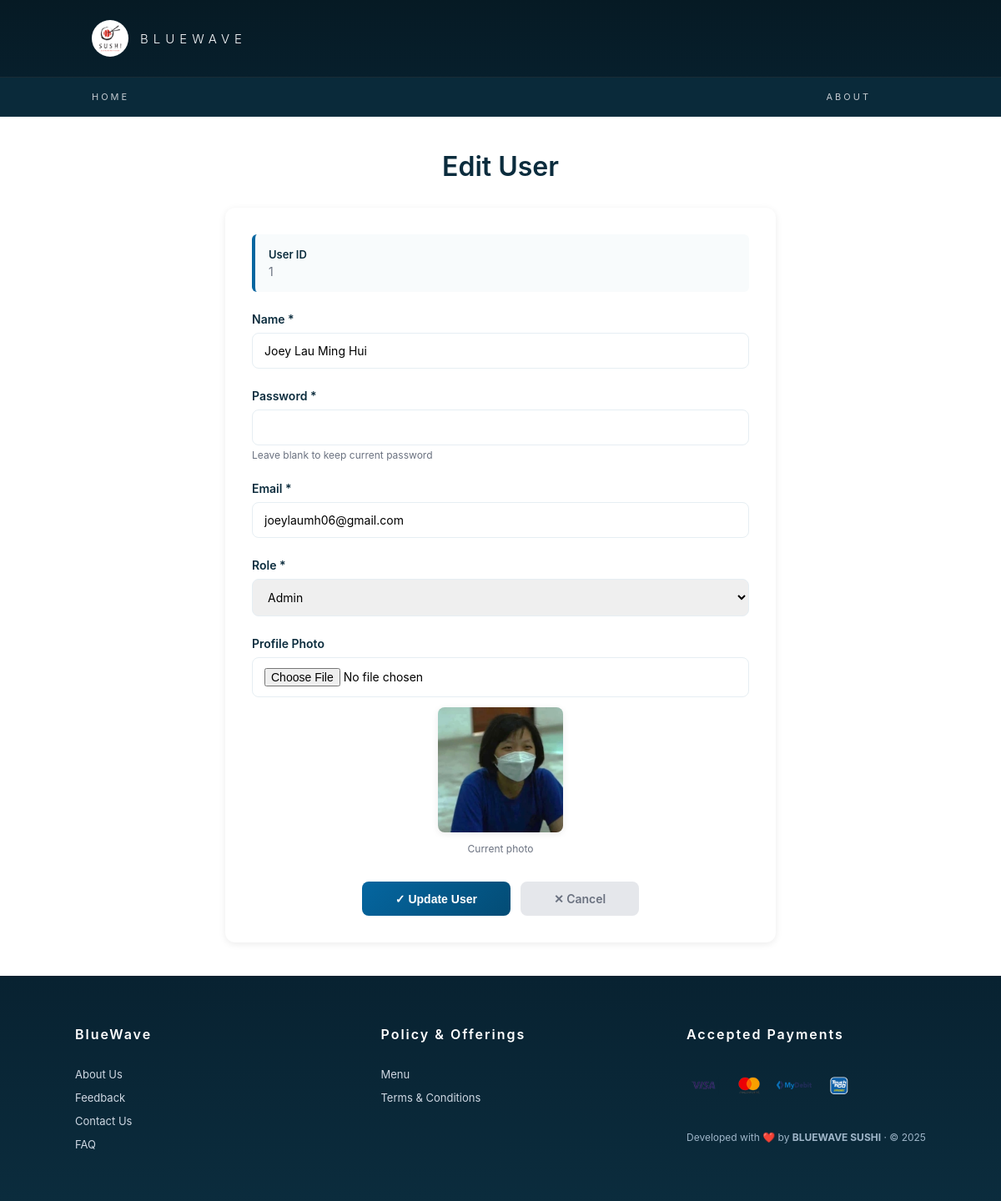
Page /app/staff/user_edit.php?edit_id=1 on the committed database.
### tables this page shows
CREATE TABLE `user` (
  `id` int(11) NOT NULL,
  `email` varchar(100) NOT NULL,
  `password` varchar(100) NOT NULL,
  `name` varchar(100) NOT NULL,
  `photo` varchar(100) NOT NULL,
  `role` enum('admin','member') NOT NULL
);

### app/staff/user_edit.php (the view, shortened to what this page needs)
<?php
require '_base.php';
$edit_id = $_GET['edit_id'] ?? null;
$user = null;
if ($edit_id) {
    $stm = $_db->prepare('SELECT * FROM user WHERE id = ?');
    $stm->execute([$edit_id]);
    $user = $stm->fetch();
}
?>
<div class="user-edit-page">
    <h1><?= $edit_id ? 'Edit User' : 'Add New User' ?></h1>
    <div class="form-card">
        <?php if ($edit_id): ?>
            <div class="info-group">
                <div class="label">User ID</div>
                <div class="value"><?= htmlspecialchars($edit_id) ?></div>
            </div>
        <?php endif; ?>
        <form method="post" enctype="multipart/form-data">
            <div class="form-group">
                <label for="name">Name *</label>
                <input type="text" id="name" name="name" value="<?= $user ? htmlspecialchars($user->name) : '' ?>" required>
            </div>
            <div class="form-group">
                <label for="password">Password *</label>
                <input type="password" id="password" name="password" value="">
                <?php if ($edit_id): ?>
                    <div class="form-hint">Leave blank to keep current password</div>
                <?php endif; ?>
            </div>
            <div class="form-group">
                <label for="email">Email *</label>
                <input type="email" id="email" name="email" value="<?= htmlspecialchars($_POST['email'] ?? ($user->email ?? '')) ?>" required>
            </div>
            <div class="form-group">
                <label for="role">Role *</label>
                <select id="role" name="role" required>
                    <option value="admin" <?= $user && $user->role == 'admin' ? 'selected' : '' ?>>Admin</option>
                </select>
            </div>
            <div class="form-group">
                <label for="photo">Profile Photo</label>
                <input type="file" id="photo" name="photo" accept="image/*">
                <?php if ($user && !empty($user->photo)): ?>
                    <div class="photo-preview">
                        <img src="../user/images_user/<?= htmlspecialchars($user->photo) ?>" alt="<?= htmlspecialchars($user->name) ?>">
                        <p style="color: #6b7280; font-size: 12px; margin-top: 8px;">Current photo</p>
                    </div>
                <?php endif; ?>
            </div>
            <div class="button-group">
                <button type="submit" class="btn-submit"><?= $edit_id ? '✓ Update User' : '✓ Add User' ?></button>
                <a href="user.php" class="btn-cancel">✕ Cancel</a>
            </div>
        </form>
    </div>
</div>
<?php include '../footer.php'; ?>

### app/css/app.css (style rules this page uses)
* { margin: 0; padding: 0; box-sizing: border-box; }
body { margin: 0; }
body { font-family: 'Inter', sans-serif; }

### app/staff/user_edit.php (style rules this page uses)
.user-edit-page { max-width: 700px; margin: 40px auto; padding: 0 20px; }
.user-edit-page h1 { text-align: center; margin-bottom: 30px; font-size: 32px; color: #0b2c3d; font-weight: 600; }
.form-card { background: #fff; padding: 32px; border-radius: 12px; box-shadow: 0 2px 8px rgba(0,0,0,0.08); }
.form-group { margin-bottom: 24px; }
.form-group label { display: block; margin-bottom: 8px; font-weight: 600; color: #0b2c3d; font-size: 14px; }
.form-group input, .form-group select { width: 100%; padding: 12px 14px; border: 1px solid #e6eef3; border-radius: 8px; font-size: 14px; font-family: 'Inter', sans-serif; box-sizing: border-box; transition: 0.2s; }
.form-hint { color: #6b7280; font-size: 12px; margin-top: 4px; }
.info-group { background: #f8fbfc; border-left: 4px solid #0566a0; padding: 16px; border-radius: 6px; margin-bottom: 24px; }
.info-group .label { font-weight: 600; color: #0b2c3d; font-size: 13px; margin-bottom: 4px; }
.info-group .value { color: #6b7280; font-size: 14px; }
.photo-preview { margin-top: 12px; text-align: center; }
.photo-preview img { max-width: 100%; height: 150px; object-fit: cover; border-radius: 8px; box-shadow: 0 2px 8px rgba(0,0,0,0.08); }
.button-group { display: flex; gap: 12px; margin-top: 32px; justify-content: center; }
.btn-submit { background: linear-gradient(135deg, #0566a0, #034c75); color: white; border: none; padding: 12px 40px; border-radius: 8px; font-size: 14px; font-weight: 600; cursor: pointer; transition: 0.3s; }
.btn-cancel { background: #e5e7eb; color: #6b7280; border: none; padding: 12px 40px; border-radius: 8px; font-size: 14px; font-weight: 600; cursor: pointer; text-decoration: none; transition: 0.2s; display: inline-block; }

### rows in the picture
user: name "Joey Lau Ming Hui", email "joeylaumh06@gmail.com", role "Admin", photo (picture)

### other values in the picture
$edit_id "1"
